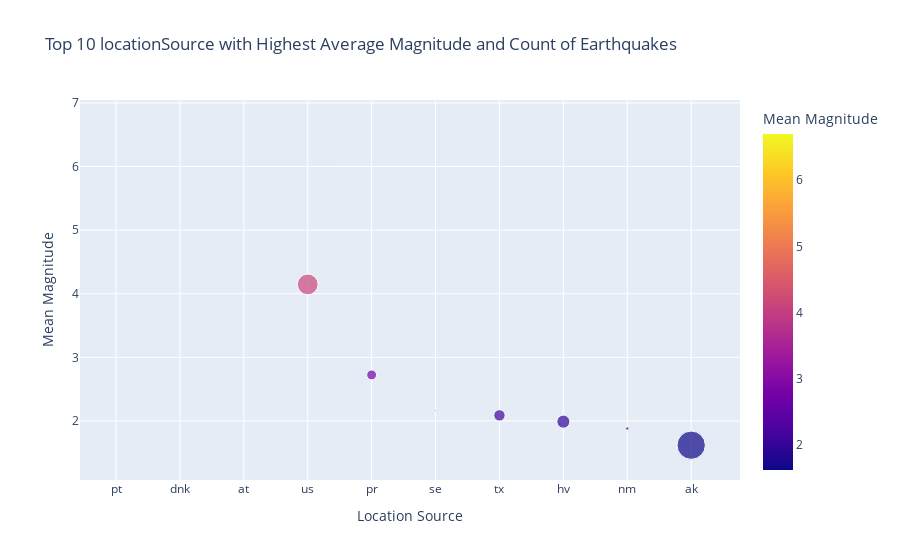

The notebook cell saved with this chart:
### Markdown cell above
### Insight 2: Top N `locationSource` with Highest Average Magnitude and Count of Earthquakes

```python
top_n = 10
region_stats = df.groupby('locationSource')['mag'].agg(['mean', 'count']).sort_values(by='mean', ascending=False)
top_locations = region_stats.head(top_n).reset_index()

fig = px.scatter(top_locations, x='locationSource', y='mean', size='count', color='mean',
                 title=f'Top {top_n} locationSource with Highest Average Magnitude and Count of Earthquakes',
                 labels={'locationSource': 'Location Source', 'mean': 'Mean Magnitude', 'count': 'Number of Earthquakes'})
fig.show()
```

**Description:**
This scatter plot visualizes the top N `locationSource` with the highest average earthquake magnitude. The size of the markers represents the count of earthquakes, and the color represents the mean magnitude. THe location `us` had the highest mean as well as the number of quakes compared to other locations. This plot gives us information that this location will have frequently high magnitude quakes compared to other locations. For example in the previous plot the highest mean quake was in location `pt` but the occurance is only 1 compared to location `us` which had more than 1000 occurunce.

### Code cell
top_n = 10
region_stats = df.groupby('locationSource')['mag'].agg(['mean', 'count']).sort_values(by='mean', ascending=False)
top_locations = region_stats.head(top_n).reset_index()

fig = px.scatter(top_locations, x='locationSource', y='mean', size='count', color='mean',
                 title=f'Top {top_n} locationSource with Highest Average Magnitude and Count of Earthquakes',
                 labels={'locationSource': 'Location Source', 'mean': 'Mean Magnitude', 'count': 'Number of Earthquakes'})
fig.show()

### Figure 1 — Plotly figure (JSON) as saved in the notebook; plotly's stock layout.template omitted (floating-point values rounded to 4 significant figures)
{"data": [{"hovertemplate": "Location Source=%{x}<br>Mean Magnitude=%{marker.color}<br>Number of Earthquakes=%{marker.size}<extra></extra>", "legendgroup": "", "marker": {"color": [6.7, 4.3, 4.3, 4.147, 2.724, 2.162, 2.088, 1.989, 1.881, 1.619], "coloraxis": "coloraxis", "size": [1, 1, 1, 3556, 807, 21, 1064, 1407, 92, 6616], "sizemode": "area", "sizeref": 16.54, "symbol": "circle"}, "mode": "markers", "name": "", "orientation": "v", "showlegend": false, "type": "scatter", "x": ["pt", "dnk", "at", "us", "pr", "se", "tx", "hv", "nm", "ak"], "xaxis": "x", "y": [6.7, 4.3, 4.3, 4.147, 2.724, 2.162, 2.088, 1.989, 1.881, 1.619], "yaxis": "y"}], "layout": {"coloraxis": {"colorbar": {"title": {"text": "Mean Magnitude"}}, "colorscale": [[0, "#0d0887"], [0.1111, "#46039f"], [0.2222, "#7201a8"], [0.3333, "#9c179e"], [0.4444, "#bd3786"], [0.5556, "#d8576b"], [0.6667, "#ed7953"], [0.7778, "#fb9f3a"], [0.8889, "#fdca26"], [1, "#f0f921"]]}, "legend": {"itemsizing": "constant", "tracegroupgap": 0}, "title": {"text": "Top 10 locationSource with Highest Average Magnitude and Count of Earthquakes"}, "xaxis": {"anchor": "y", "domain": [0, 1], "title": {"text": "Location Source"}}, "yaxis": {"anchor": "x", "domain": [0, 1], "title": {"text": "Mean Magnitude"}}}}
